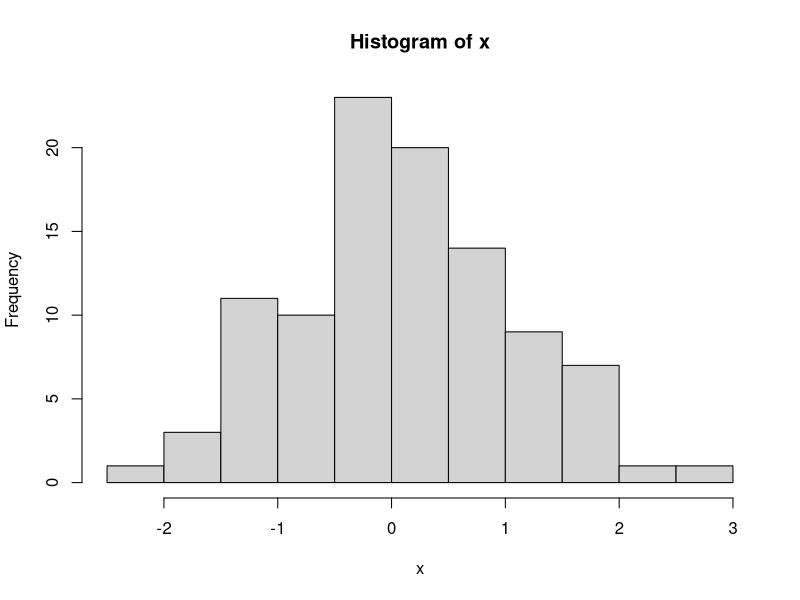
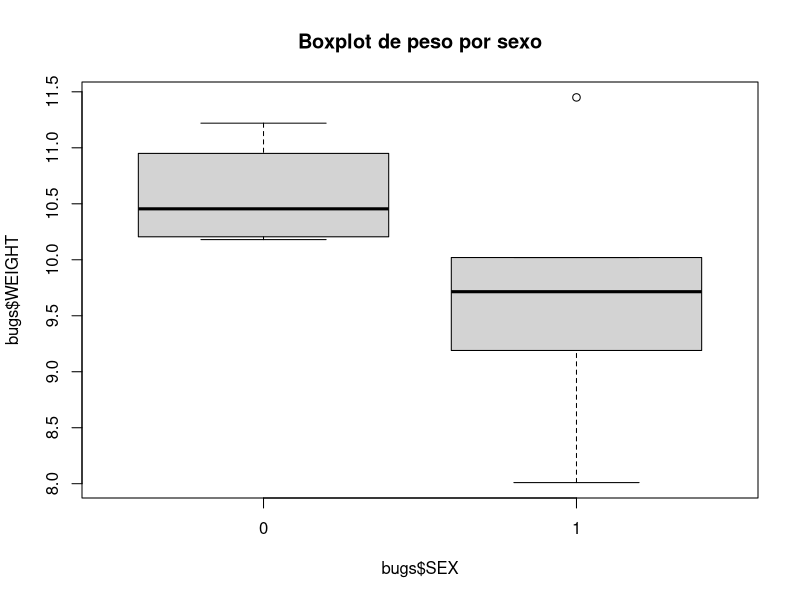

Reproduce these figures in R, in order. (Note: this script raises an error after producing the figures.)
#--------- Analise de dados --------------
#script aula 02

# Cria variavel com distribuicao normal
x <- rnorm(100)

# Mostra histograma da var x
hist(x)

# Cria data frame inicial
df <- data.frame(nome = c("Abrantes","Davi","Henry","Vilma","Ricardo"),
                 idade = c(48,25,28,25,30),
                 sexo = c("M","M","M","F","M"))

# Media da variavel idade
mean(df$idade)

#Selecionar uma coluna
df$idade
df[,2]

# Selecinoar uma linha
df[1,]

# Selecinar varias colunas
df[2,c("nome","idade")]
df[df$idade < 30,]
df[df$idade < 30,c("nome","idade")]

# Incluir variavel no data frame
df$peso <- c(140,70,72,65,76)

# Lendo arquivo
bugs <- read.table("bugs.txt",header=TRUE)

# Boxplot de peso por sexo
bugs$sexo.f <- factor(bugs$SEX)
boxplot(bugs$WEIGHT ~ bugs$SEX,
        main="Boxplot de peso por sexo")


bugs2 <- read.table("bugs.txt",header=TRUE,
                    stringsAsFactors=FALSE)
#0: M
#1: F

# Valores randomicos
set.seed(123)
x <- rnorm(2)

# Calcular media dos pesos dos bugs
mean(bugs$WEIGHT)

# Medianados pesos dos bugs
median(bugs$WEIGHT)

#Desvio padrao pesos dos bugs
sd(bugs$WEIGHT)

#Variancia pesos dos bugs
sd(bugs2)
